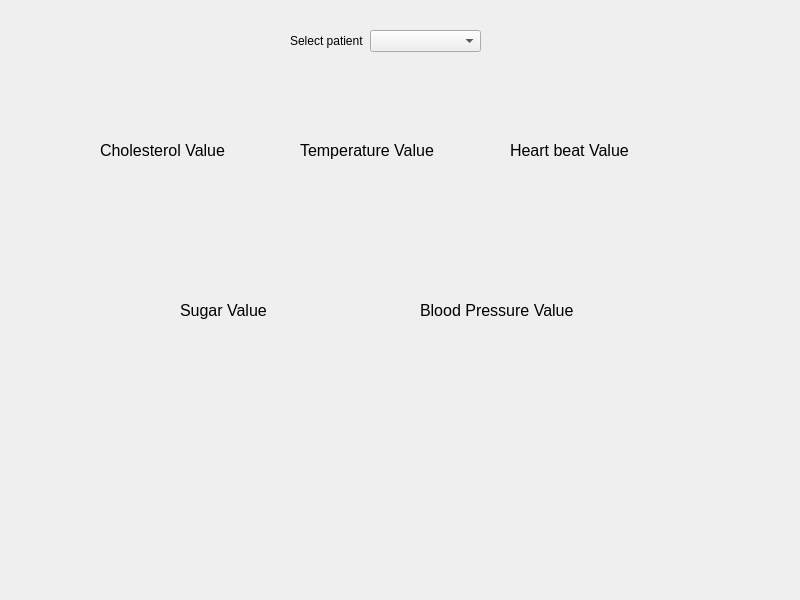
<?xml version="1.0" encoding="UTF-8"?>
<ui version="4.0">
 <class>MainWindow</class>
 <widget class="QMainWindow" name="MainWindow">
  <property name="geometry">
   <rect>
    <x>0</x>
    <y>0</y>
    <width>800</width>
    <height>600</height>
   </rect>
  </property>
  <property name="windowTitle">
   <string>MainWindow</string>
  </property>
  <widget class="QWidget" name="centralwidget">
   <widget class="QWidget" name="formLayoutWidget">
    <property name="geometry">
     <rect>
      <x>290</x>
      <y>30</y>
      <width>191</width>
      <height>31</height>
     </rect>
    </property>
    <layout class="QFormLayout" name="formLayout">
     <item row="0" column="0">
      <widget class="QLabel" name="patient">
       <property name="text">
        <string>Select patient</string>
       </property>
      </widget>
     </item>
     <item row="0" column="1">
      <widget class="QComboBox" name="selectPatientComboBox"/>
     </item>
    </layout>
   </widget>
   <widget class="QLabel" name="label">
    <property name="geometry">
     <rect>
      <x>100</x>
      <y>130</y>
      <width>161</width>
      <height>41</height>
     </rect>
    </property>
    <property name="font">
     <font>
      <pointsize>12</pointsize>
     </font>
    </property>
    <property name="text">
     <string>Cholesterol Value</string>
    </property>
   </widget>
   <widget class="QLabel" name="label_2">
    <property name="geometry">
     <rect>
      <x>300</x>
      <y>130</y>
      <width>181</width>
      <height>41</height>
     </rect>
    </property>
    <property name="font">
     <font>
      <pointsize>12</pointsize>
     </font>
    </property>
    <property name="text">
     <string>Temperature Value</string>
    </property>
   </widget>
   <widget class="QLabel" name="label_3">
    <property name="geometry">
     <rect>
      <x>510</x>
      <y>130</y>
      <width>161</width>
      <height>41</height>
     </rect>
    </property>
    <property name="font">
     <font>
      <pointsize>12</pointsize>
     </font>
    </property>
    <property name="text">
     <string>Heart beat Value</string>
    </property>
   </widget>
   <widget class="QLabel" name="label_4">
    <property name="geometry">
     <rect>
      <x>180</x>
      <y>290</y>
      <width>161</width>
      <height>41</height>
     </rect>
    </property>
    <property name="font">
     <font>
      <pointsize>12</pointsize>
     </font>
    </property>
    <property name="text">
     <string>Sugar Value</string>
    </property>
   </widget>
   <widget class="QLabel" name="label_5">
    <property name="geometry">
     <rect>
      <x>420</x>
      <y>290</y>
      <width>191</width>
      <height>41</height>
     </rect>
    </property>
    <property name="font">
     <font>
      <pointsize>12</pointsize>
     </font>
    </property>
    <property name="text">
     <string>Blood Pressure Value</string>
    </property>
   </widget>
   <widget class="QLabel" name="cholValue">
    <property name="geometry">
     <rect>
      <x>140</x>
      <y>180</y>
      <width>111</width>
      <height>31</height>
     </rect>
    </property>
    <property name="font">
     <font>
      <pointsize>15</pointsize>
     </font>
    </property>
    <property name="text">
     <string/>
    </property>
   </widget>
   <widget class="QLabel" name="tempValue">
    <property name="geometry">
     <rect>
      <x>340</x>
      <y>180</y>
      <width>111</width>
      <height>31</height>
     </rect>
    </property>
    <property name="font">
     <font>
      <pointsize>15</pointsize>
     </font>
    </property>
    <property name="text">
     <string/>
    </property>
   </widget>
   <widget class="QLabel" name="heartValue">
    <property name="geometry">
     <rect>
      <x>530</x>
      <y>180</y>
      <width>111</width>
      <height>31</height>
     </rect>
    </property>
    <property name="font">
     <font>
      <pointsize>15</pointsize>
     </font>
    </property>
    <property name="text">
     <string/>
    </property>
   </widget>
   <widget class="QLabel" name="sugarValue">
    <property name="geometry">
     <rect>
      <x>180</x>
      <y>340</y>
      <width>111</width>
      <height>31</height>
     </rect>
    </property>
    <property name="font">
     <font>
      <pointsize>15</pointsize>
     </font>
    </property>
    <property name="text">
     <string/>
    </property>
   </widget>
   <widget class="QLabel" name="bloodValue">
    <property name="geometry">
     <rect>
      <x>460</x>
      <y>340</y>
      <width>111</width>
      <height>31</height>
     </rect>
    </property>
    <property name="font">
     <font>
      <pointsize>15</pointsize>
     </font>
    </property>
    <property name="text">
     <string/>
    </property>
   </widget>
  </widget>
 </widget>
 <resources/>
 <connections/>
</ui>
